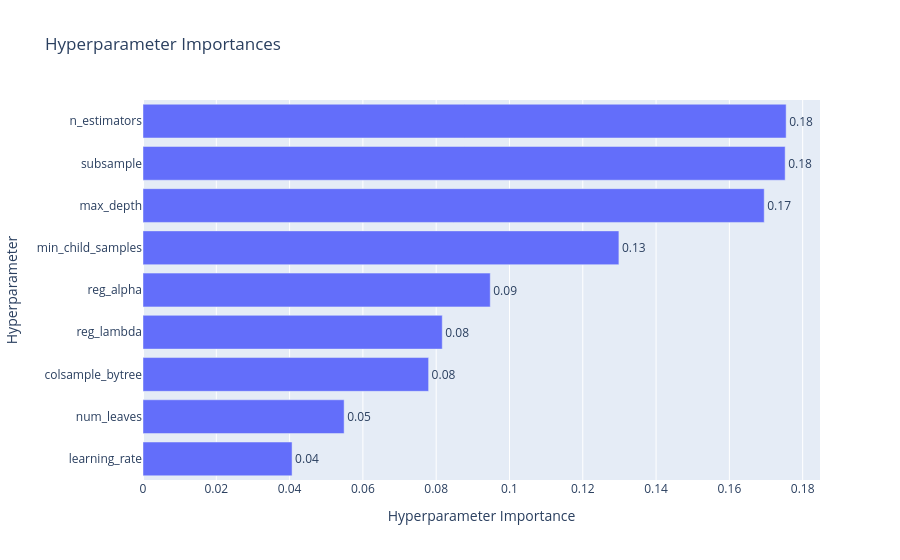
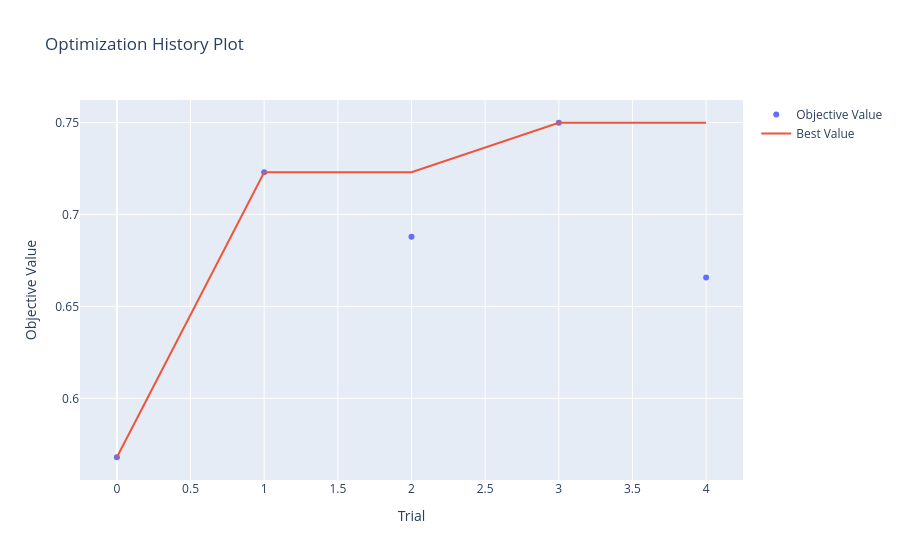

The notebook cell saved with these charts, in order:
### Code cell
# Run the experiment for LightGBM
run_optuna_experiment()

### Figure 1 — Plotly figure (JSON) as saved in the notebook; plotly's stock layout.template omitted (floating-point values rounded to 4 significant figures)
{"data": [{"cliponaxis": false, "hovertemplate": ["learning_rate (FloatDistribution): 0.04067971745431441<extra></extra>", "num_leaves (IntDistribution): 0.054881944894147515<extra></extra>", "colsample_bytree (FloatDistribution): 0.07793614911102822<extra></extra>", "reg_lambda (FloatDistribution): 0.08165875099373596<extra></extra>", "reg_alpha (FloatDistribution): 0.09475240705627866<extra></extra>", "min_child_samples (IntDistribution): 0.12985821782775042<extra></extra>", "max_depth (IntDistribution): 0.1695131351735009<extra></extra>", "subsample (FloatDistribution): 0.17522421433664637<extra></extra>", "n_estimators (IntDistribution): 0.17549546315259762<extra></extra>"], "name": "Objective Value", "orientation": "h", "text": ["0.04", "0.05", "0.08", "0.08", "0.09", "0.13", "0.17", "0.18", "0.18"], "textposition": "outside", "type": "bar", "x": [0.04068, 0.05488, 0.07794, 0.08166, 0.09475, 0.1299, 0.1695, 0.1752, 0.1755], "y": ["learning_rate", "num_leaves", "colsample_bytree", "reg_lambda", "reg_alpha", "min_child_samples", "max_depth", "subsample", "n_estimators"]}], "layout": {"title": {"text": "Hyperparameter Importances"}, "xaxis": {"title": {"text": "Hyperparameter Importance"}}, "yaxis": {"title": {"text": "Hyperparameter"}}}}

### Figure 2 — Plotly figure (JSON) as saved in the notebook; plotly's stock layout.template omitted (floating-point values rounded to 4 significant figures)
{"data": [{"mode": "markers", "name": "Objective Value", "type": "scatter", "x": [0, 1, 2, 3, 4], "y": [0.568, 0.7229, 0.6879, 0.7498, 0.6657]}, {"mode": "lines", "name": "Best Value", "type": "scatter", "x": [0, 1, 2, 3, 4], "y": [0.568, 0.7229, 0.7229, 0.7498, 0.7498]}, {"marker": {"color": "#cccccc"}, "mode": "markers", "name": "Infeasible Trial", "showlegend": false, "type": "scatter", "x": [], "y": []}], "layout": {"title": {"text": "Optimization History Plot"}, "xaxis": {"title": {"text": "Trial"}}, "yaxis": {"title": {"text": "Objective Value"}}}}
